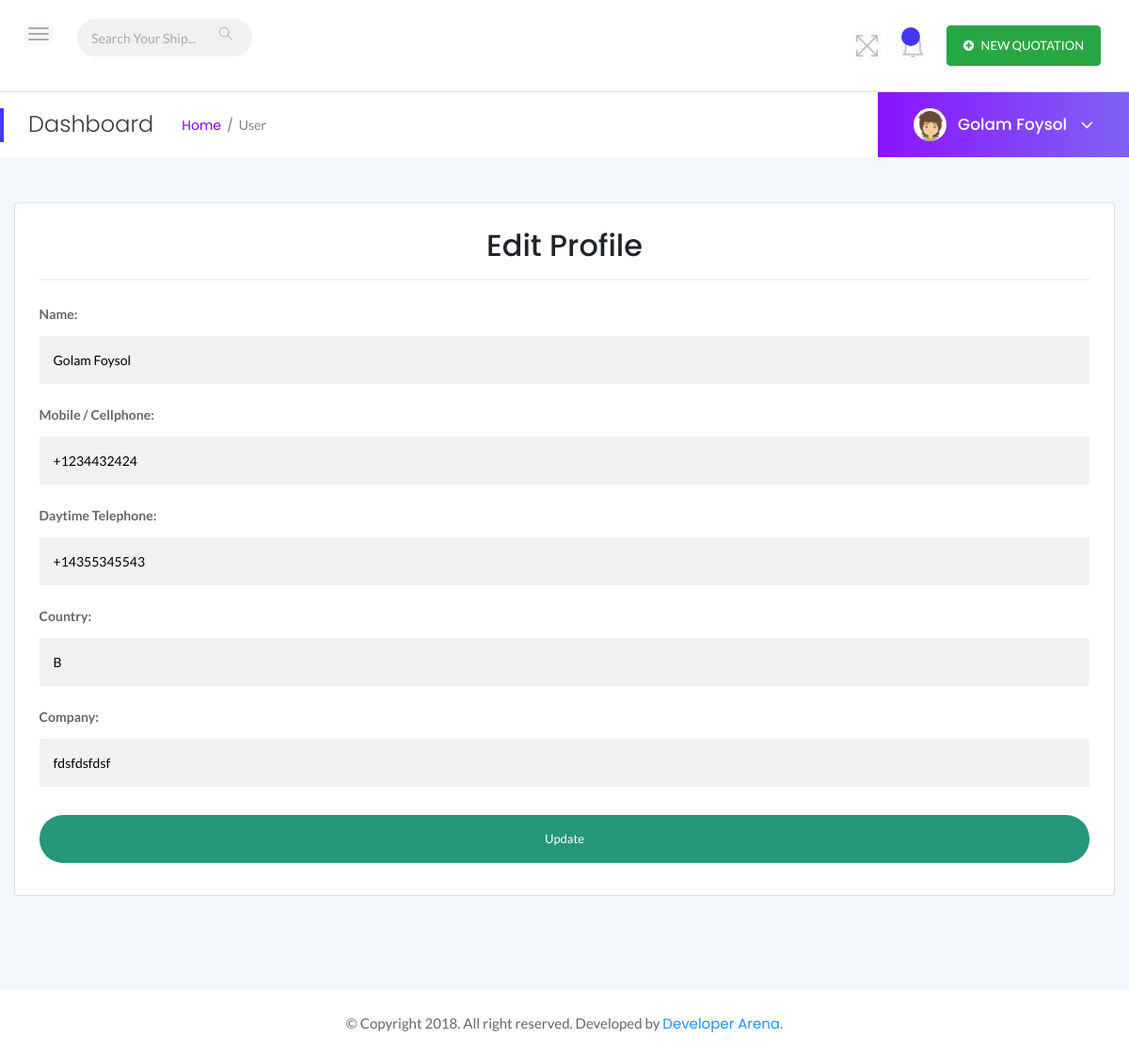
Screenshot of /profile.php (signed in) with the database file from the repository.
### tables this page shows
CREATE TABLE `users` (
  `id` int(11) NOT NULL,
  `title` varchar(100) NOT NULL,
  `name` varchar(100) NOT NULL,
  `mobile` varchar(22) NOT NULL,
  `telephone` varchar(20) NOT NULL,
  `email` varchar(70) NOT NULL,
  `country` varchar(100) NOT NULL,
  `company` varchar(200) NOT NULL,
  `password` varchar(64) NOT NULL,
  `salt` varchar(32) NOT NULL,
  `emailalert` int(11) NOT NULL,
  `email_code` varchar(32) NOT NULL,
  `notification` int(11) NOT NULL,
  `createed` datetime NOT NULL,
  `updated` datetime NOT NULL,
  `status` int(11) NOT NULL
);

### classes/Config.php (called while the page is built)
<?php
class Config{
  public static function get($path = null){
    if($path){
      $config = $GLOBALS['config'];
      $path = explode('/', $path);
       foreach($path as $bit){
         if(isset($config[$bit])){
           $config = $config[$bit];
         }
       }
       return $config;
    }
  }
}
?>

### classes/DB.php (called while the page is built, shortened)
<?php
class DB{
 private static $_instance = null;
 private $_pdo,
         $_query,
         $_error = false,
         $_results,
         $_count = 0;
    private function __construct(){
      try{
         $this->_pdo = new PDO('mysql:host='. Config::get('mysql/host') .';dbname='.Config::get('mysql/db'), Config::get('mysql/username'), Config::get('mysql/password'));
      }catch(PDOException $e){
        die($e->getMessage());
      }
    }
    public static function getInstance(){
    	if(!isset(self::$_instance)){
          self::$_instance = new DB();
    	}
    	return self::$_instance;
    }
    public function query($sql, $params = array()){
    	$this->_error = false;
    	if($this->_query = $this->_pdo->prepare($sql)){
         $x = 1;
          if(count($params)){
            foreach($params as $param){
              $this->_query->bindValue($x, $param);
              $x++;
            }
          }
         if($this->_query->execute()){
            $this->_results = $this->_query->fetchAll(PDO::FETCH_OBJ);
            $this->_count = $this->_query->rowCount();
         }else{
         	$this->_error = true;
         }
    	}
    	return $this;
    }
    public function action($action, $table, $where = array()){
        if(@count($where === 3)){
        	$operators = array('=', '<=', '>=', '<', '>');
        	$field    = $where[0];
        	$operator = $where[1];
        	$value    = $where[2];
           if(in_array($operator, $operators)){
             $sql = "{$action} FROM {$table} WHERE {$field} {$operator} ?";
              if(!$this->query($sql, array($value))->error()){
                return $this;
              }
           }
        }
        return false;
    }
    public function get($table, $where){
      return $this->action('SELECT *', $table, $where);
    }
    public function getInfo($sql) {
      $ret = $this->_pdo->prepare($sql);
      $ret->execute();
     return $ret->fetchAll(PDO::FETCH_ASSOC);
    }
    public function results(){
      return $this->_results;
    }
    public function first(){
      return $this->results()[0];
    }
    public function error(){
    	return $this->_error;
    }
    public function count(){
      return $this->_count;
    }
}
?>

### classes/Register_user.php (called while the page is built, shortened)
<?php
class Register_user{
	private $_db,
 	        $_data,
 	        $_sessionuserName,
 	        $_isLoggedInuser;
 	 public function  __construct($user = null){
      $this->_db = DB::getInstance();
      $this->_sessionuserName = Config::get('session/session_register');
          if(!$user){
        if(Session::exists($this->_sessionuserName)){
          $user = Session::get($this->_sessionuserName);
          if($this->find($user)){
            $this->_isLoggedInuser = true;
          }else{
          }
        }
      }else{
        $this->find($user);
      }
 	 }
      public function find($user = null){
       if($user){
         $field = (is_numeric($user)) ? 'id' : 'email';
         $data = $this->_db->get('users', array($field, '=', $user));
          if($data->count()){
            $this->_data = $data->first();
            return true;
          }
       }
       return false;
   }
    public function data(){
     return $this->_data;
    }
  public function isLoggedInuser(){
    return $this->_isLoggedInuser;
   }
     public function getData_one_cul($table, $culam, $id){
      $sql = "SELECT * FROM {$table} WHERE {$culam} = '{$id}' ";
      $data = $this->_db->getInfo($sql);
      return $data;
   }
}
?>

### classes/Session.php (called while the page is built, shortened)
<?php
class Session{
    public static function exists($name){
     return (isset($_SESSION[$name])) ? true : false;
    }
    public static function get($name){
     return $_SESSION[$name];
    }
}
?>

### functions/sanitize.php (called while the page is built, shortened)
<?php
function escape($string) {
 return htmlentities($string, ENT_QUOTES, 'UTF-8');
}
?>

### profile.php (the view, shortened to what this page needs)
<?php
require_once 'functions/sanitize.php';
$user = new Register_user();
if($user->isLoggedInuser()){
	if($user->data()->status == 0){
      Redirect::to('unapprove.php');
	}else{
 $id = $user->data()->id;
?>
<!doctype html>
<html class="no-js" lang="en">
	<head>
		<link rel="stylesheet" href="assets/css/bootstrap.min.css">
		<link rel="stylesheet" href="assets/css/font-awesome.min.css">
		<link rel="stylesheet" href="assets/css/themify-icons.css">
		<link rel="stylesheet" href="assets/css/metisMenu.css">
		<link rel="stylesheet" href="assets/css/owl.carousel.min.css">
		<link rel="stylesheet" href="assets/css/slicknav.min.css">
		<link rel="stylesheet" href="https://www.amcharts.com/lib/3/plugins/export/export.css" type="text/css" media="all" />
		<link rel="stylesheet" href="assets/css/typography.css">
		<link rel="stylesheet" href="assets/css/default-css.css">
		<link rel="stylesheet" href="assets/css/styles.css">
		<link rel="stylesheet" href="assets/css/ccss.css">
		<link rel="stylesheet" href="assets/css/responsive.css">
	</head>
	<body>
		<div class="page-container">
			<div class="main-content">
				<div class="header-area">
					<div class="row align-items-center">
						<div class="col-md-6 col-sm-8 clearfix">
							<div class="nav-btn pull-left">
								<span></span>
								<span></span>
								<span></span>
							</div>
							<div class="search-box pull-left">
								<form action="search.php" method="post">
									<input type="text" name="search" placeholder="Search Your Ship..." required>
									<i class="ti-search"></i>
								</form>
							</div>
						</div>
						<div class="col-md-6 col-sm-4 clearfix">
							<ul class="notification-area pull-right">
								<li id="full-view"><i class="ti-fullscreen"></i></li>
								<li class="dropdown">
									<i id="tibell" class="ti-bell dropdown-toggle" data-toggle="dropdown">
										<span id="counter"></span>
									</i>
								</li>
								<li>
									<button class="btn btn-success" onclick="window.location.href='user-inquery.php'"><i class="fa fa-plus-circle fa-1x" aria-hidden="true"></i>&nbsp; &nbsp;NEW QUOTATION</button>
								</li>
							</ul>
						</div>
					</div>
				</div>
				<div class="page-title-area">
					<div class="row align-items-center">
						<div class="col-sm-6">
							<div class="breadcrumbs-area clearfix">
								<h4 class="page-title pull-left">Dashboard</h4>
								<ul class="breadcrumbs pull-left">
									<li><a href="user-dashboard.php">Home</a></li>
									<li><span>User</span></li>
								</ul>
							</div>
						</div>
						<div class="col-sm-6 clearfix">
							<div class="user-profile pull-right">
								<img class="avatar user-thumb" src="assets/img/author/avatar.png" alt="avatar">
								<h4 class="user-name dropdown-toggle" data-toggle="dropdown">
									 <?php echo escape($user->data()->name) ;?>  <i class="fa fa-angle-down"></i></h4>
							</div>
						</div>
					</div>
				</div>
				<div class="main-content-inner">
					<div class="card-area">
						<div class="row">
							<div class="col-lg-12 col-md-12 mt-5">
								<div class="card card-bordered">
									<div class="card-body">
										<h2 class="text-center">Edit Profile</h2>
										<hr>
										<?php
                                         $data = $user->getData_one_cul('users', 'id', $id);
                                          foreach ($data as $key => $value):
										?>
										<form action="" method="post">
                                         <label for="text"><b>Name:</b></label>
									<input type="text" placeholder="Name" name="name" value="<?php echo $data[$key]['name']?>">
									<label for="text"><b>Mobile / Cellphone:</b></label>
									<input type="text" placeholder="Mobile" name="mobile" value="<?php echo $data[$key]['mobile']?>">
									<label for="text"><b>Daytime Telephone: </b></label>
									<input type="text" placeholder="Telephone" name="telephone" value="<?php echo $data[$key]['telephone']?>">
									<label for="text"><b>Country:</b></label>
									<input type="text" name="country" value="<?php echo $data[$key]['country']?>" placeholder="Country">
									<label for="text"><b>Company:</b></label>
									<input type="text" name="company" value="<?php echo $data[$key]['company']?>" placeholder="Company">
									<input type="submit" name="save" value="Update" style="width:100%" id="submit" class="btn btn-primary registerbtn">
										</form>
									<?php  endforeach; ?>
									</div>
								</div>
							</div>
							<div class="col-lg-6 col-md-6 mt-5">
						</div>
					</div>
				</div>
			</div>
			<footer>
				<div class="footer-area">
					<p>© Copyright 2018. All right reserved. Developed by <a href="https://developerarena.com">Developer Arena</a>.</p>
				</div>
			</footer>
		</div>
	</body>
</html>
<?php
 }
}else{
 Redirect::to('index.php');
}
?>

### assets/css/styles.css (style rules this page uses)
.page-container { width: 100%; height: 100%; min-height: 100vh; padding-left: 280px; -webkit-transition: padding-left 0.3s ease 0s; transition: padding-left 0.3s ease 0s; }
.card { border: none; border-radius: 4px; background-color: #fff; -webkit-transition: all 0.3s ease 0s; transition: all 0.3s ease 0s; }
.card-body { padding: 25.6px; padding: 1.6rem; }
.main-content { width: 100%; background: #F3F8FB; }
.main-content-inner { padding: 0 30px 50px; }
.header-area { padding: 15px 30px; background: #fff; border-bottom: 1px solid #d8e3e7; }
.nav-btn { margin-right: 30px; margin-top: 10px; cursor: pointer; }
.nav-btn span { display: block; width: 22px; height: 2px; background: #b3aaaa; margin: 4px 0; border-radius: 15px; -webkit-transition: all 0.3s ease 0s; transition: all 0.3s ease 0s; box-shadow: 0 0 0 4px rgba(99, 96, 96, 0.03); }
.search-box form { position: relative; }
.search-box input { width: 350px; border-radius: 33px; border: none; height: 40px; padding-left: 20px; padding-right: 40px; letter-spacing: 0; background: #f3eeff; }
.search-box form i { position: absolute; right: 21px; top: 14px; font-size: 14px; color: #b1a7a7; }
.notification-area { -webkit-user-select: none; -moz-user-select: none; -ms-user-select: none; user-select: none; position: relative; z-index: 1; }
.notification-area li { display: inline-block; margin-left: 20px; cursor: pointer; -webkit-user-select: none; -moz-user-select: none; -ms-user-select: none; user-select: none; }
.notification-area li>i { font-size: 26px; color: #bdbcbc; vertical-align: middle; text-shadow: 0 0 8px rgba(0, 0, 0, 0.12); -webkit-transition: color 0.3s ease 0s; transition: color 0.3s ease 0s; }
.notification-area li i>span { position: absolute; right: 5px; top: -7px; font-family: 'Poppins', sans-serif; font-size: 10px; font-weight: 600; color: #fff; background: var(--primary-color); height: 20px; width: 20px; border-radius: 50%; text-align: center; line-height: 20px; padding-left: 2px; }
.notification-area li#full-view { display: inline-block; }
.page-title-area { padding: 0 30px; background: #fff; position: relative; }
.page-title-area:before { content: ''; position: absolute; left: 0; top: 50%; width: 4px; height: 36px; background: var(--primary-color); -webkit-transform: translateY(-50%); transform: translateY(-50%); }
.page-title { font-size: 24px; font-weight: 300; color: #313b3d; letter-spacing: 0; margin-right: 30px; }
ul.breadcrumbs { margin-top: 4px; }
.breadcrumbs li { display: inline-block; }
.breadcrumbs li a, .breadcrumbs li span { display: block; font-size: 14px; font-weight: 400; color: #7801ff; letter-spacing: 0; margin-right: 16px; position: relative; }
.breadcrumbs li a:before { content: '/'; color: #768387; position: absolute; right: -13px; top: 0; }
.breadcrumbs li span { margin-right: 0; color: #768387; text-transform: capitalize; }
.user-profile { margin-right: -30px; display: -webkit-box; display: -ms-flexbox; display: flex; -webkit-box-align: center; -ms-flex-align: center; align-items: center; -ms-flex-wrap: wrap; flex-wrap: wrap; background: -webkit-linear-gradient(left, #8914fe 0%, #8063f5 100%); background: linear-gradient(to right, #8914fe 0%, #8063f5 100%); padding: 17px 38px; position: relative; }
.user-profile img.avatar { height: 35px; width: 35px; border-radius: 50%; margin-right: 12px; }
.user-name { font-size: 17px; font-weight: 500; color: #fff; letter-spacing: 0; cursor: pointer; -webkit-user-select: none; -moz-user-select: none; -ms-user-select: none; user-select: none; }
.user-name i { margin-left: 10px; font-size: 21px; vertical-align: middle; position: relative; }
.notification-area .dropdown-toggle, .user-name.dropdown-toggle { position: relative; }
.notification-area .dropdown-toggle:after, .user-name.dropdown-toggle:after { display: none; }
.footer-area { text-align: center; padding: 23px 0 19px; background: #fff; }
.footer-area p { color: #676666; margin-bottom: 0; }
.btn { padding: 11px 17px; font-size: 13px; letter-spacing: 0; }
.card-bordered { border: 1px solid rgba(0, 0, 0, .125); }
label { font-weight: 500; color: #666; display: inline-block; margin-bottom: 8px; margin-bottom: .5rem; }

### assets/css/responsive.css (style rules this page uses)
@media (min-width: 1200px) and (max-width: 1364px) { .main-content-inner { padding: 0 15px 50px; } }
@media (min-width: 1200px) and (max-width: 1364px) { .page-container, .sbar_collapsed.page-container { padding-left: 0; } }

### rows the page displays
users: name "Golam Foysol", mobile "+1234432424", telephone "+14355345543", country "B", company "fdsfdsfdsf"
